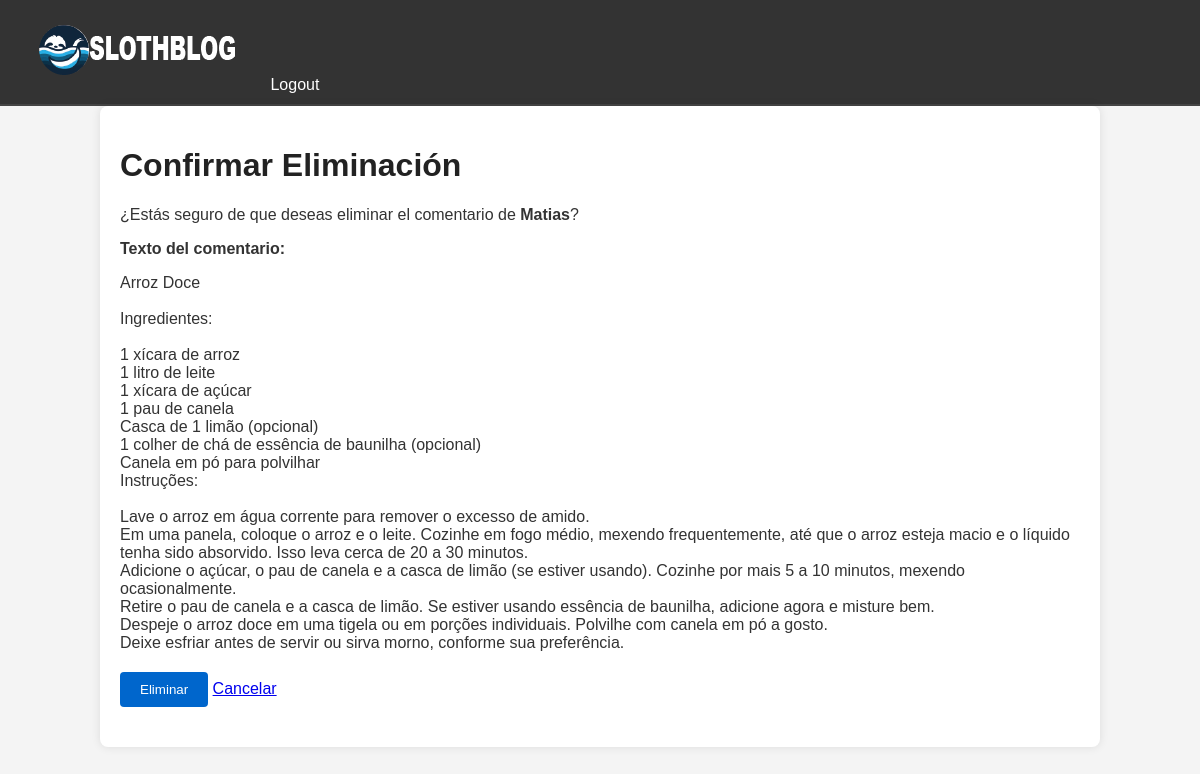
Screenshot of /comentario/7/eliminar/ (signed in) with the database file from the repository.
### blog/models.py (models this page shows, shortened)
class Comentario(models.Model):
    tema = models.ForeignKey(Tema, on_delete=models.CASCADE, related_name='comentarios')
    autor = models.ForeignKey(User, on_delete=models.CASCADE)
    texto = models.TextField()
    archivo = models.ImageField(upload_to='comentarios/', blank=True, null=True)
    fecha = models.DateTimeField(auto_now_add=True)

### blog/views.py (the view)
# urls.py: path('comentario/<int:comentario_id>/eliminar/', views.eliminar_comentario, name='eliminar_comentario'),
def eliminar_comentario(request, comentario_id):
    comentario = get_object_or_404(Comentario, id=comentario_id)
    if not request.user.is_superuser and comentario.autor != request.user:
        return HttpResponseForbidden("No tienes permiso para eliminar este comentario.")
    if request.method == 'POST':
        comentario.delete()
        return redirect('tema_detalle', tema_id=comentario.tema.id)
    return render(request, 'blog/eliminar_confirmacion.html', {'comentario': comentario})

### blog/templates/blog/eliminar_confirmacion.html (shortened to what this page needs)
<!DOCTYPE html>
<html lang="es">
<head>
    {% load static %}
    <link rel="stylesheet" href="{% static 'css/styles.css' %}">
</head>
<body>
    <nav>
        <a href="{% url 'pagina_inicio' %}"><img src="{% static 'images/logo.png' %}" alt="Logo"></a>
        {% if user.is_authenticated %}
            <a href="{% url 'logout' %}">Logout</a>
        {% else %}
            <a href="{% url 'registro' %}">Sign Up</a>
            <a href="{% url 'login' %}">Login</a>
        {% endif %}
    </nav>
    <div class="container">
        <h1>Confirmar Eliminación</h1>
        <p>¿Estás seguro de que deseas eliminar el comentario de <strong>{{ comentario.autor.username }}</strong>?</p>
        <p><strong>Texto del comentario:</strong></p>
        <p>{{ comentario.texto|linebreaksbr }}</p>
        <form method="post">
            <button type="submit">Eliminar</button>
            <a href="{% url 'tema_detalle' comentario.tema.id %}">Cancelar</a>
        </form>
    </div>
</body>
</html>

### blog/static/css/styles.css (style rules this page uses)
body { font-family: Arial, sans-serif; color: #333; background-color: #f4f4f4; margin: 0; padding: 0; }
.container { width: 80%; margin: 0 auto; background: #fff; padding: 20px; border-radius: 8px; box-shadow: 0 0 10px rgba(0, 0, 0, 0.1); }
nav { background: #333; color: #fff; padding: 10px; border-bottom: 2px solid #444; }
nav a { color: #fff; text-decoration: none; margin: 0 15px; }
h1 { color: #222; }
form { margin: 20px 0; }
form button { background: #0066cc; color: #fff; border: none; padding: 10px 20px; border-radius: 4px; cursor: pointer; }

### rows the page displays
Comentario: autor.username "Matias", texto "Arroz Doce Ingredientes: 1 xícara de arroz 1 litro de leite 1 xícara de açúcar 1 pau de canela Casca de 1 limão (opcional) 1 colher de chá de essência de baunilha (opcional) Canela em pó para polvilhar Instruções: Lave o arroz em água corrente para remover o excesso de amido. Em uma panela, coloque o arroz e o leite. Cozinhe em fogo médio, mexendo frequentemente, até que o arroz esteja macio e o líquido tenha sido absorvido. Isso leva cerca de 20 a 30 minutos. Adicione o açúcar, o pau de canela e a casca de limão (se estiver usando). Cozinhe por mais 5 a 10 minutos, mexendo ocasionalmente. Retire o pau de canela e a casca de limão. Se estiver usando essência de baunilha, adicione agora e…"
